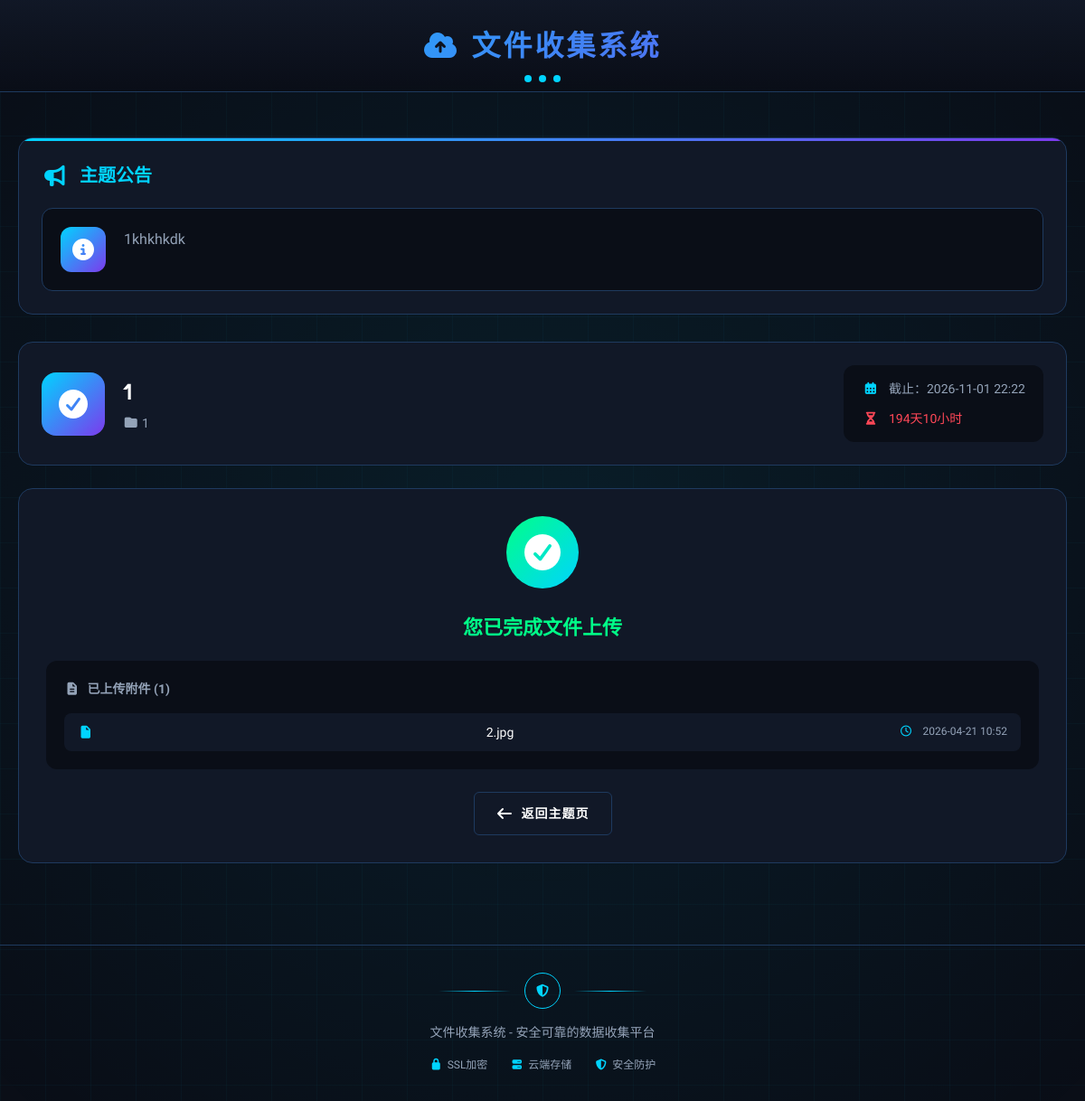
Page /upload/1 on the earlier database version.
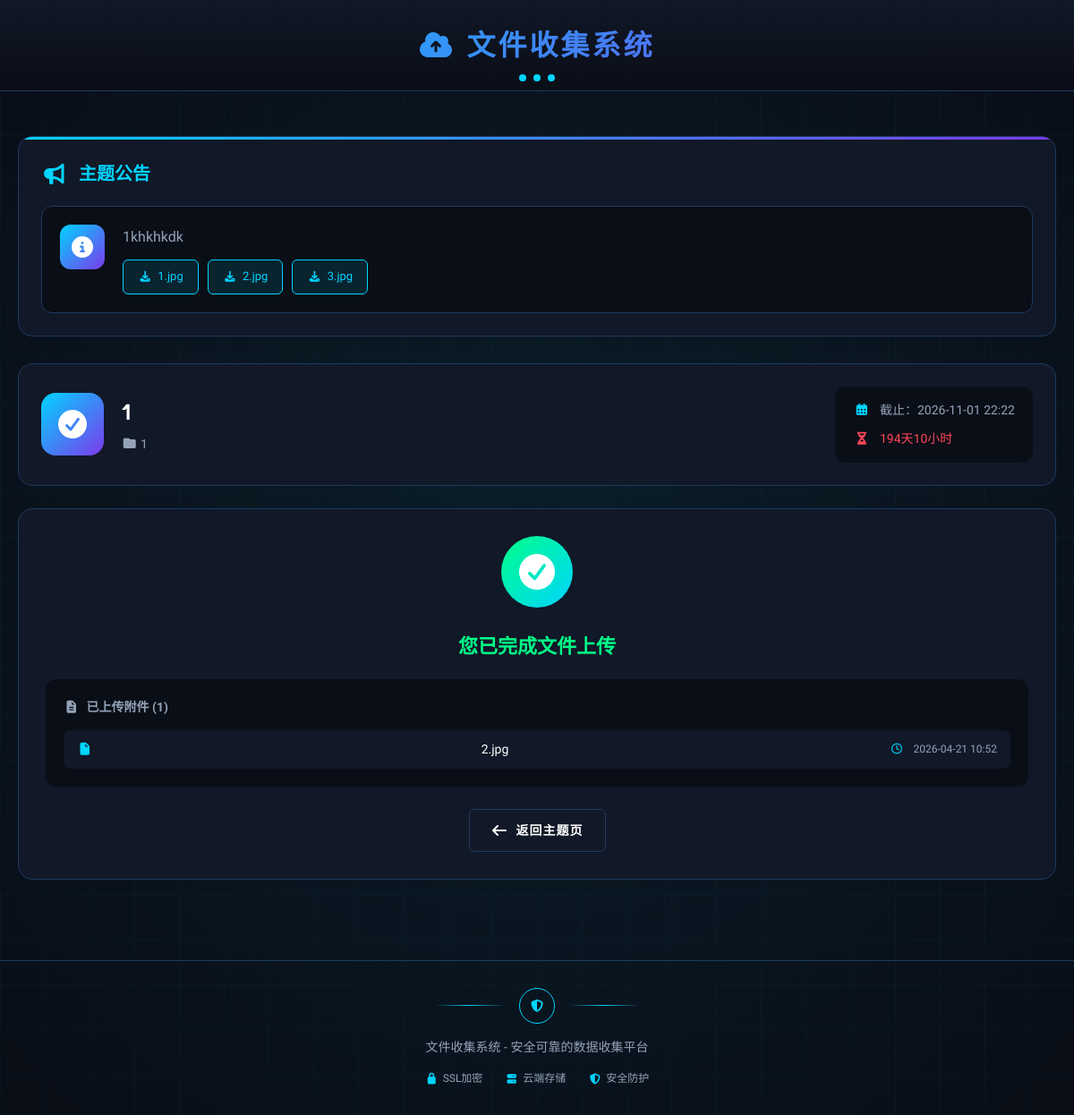
Same page on the later database version.
### models.py (models this page shows)
class Attachment(db.Model):
    id = db.Column(db.Integer, primary_key=True)
    filename = db.Column(db.String(500), nullable=False)
    original_name = db.Column(db.String(200), nullable=False)
    collection_object_id = db.Column(db.Integer, db.ForeignKey('collection_object.id'), nullable=False)
    uploaded_at = db.Column(db.DateTime, default=datetime.utcnow)

class ThemeAttachment(db.Model):
    id = db.Column(db.Integer, primary_key=True)
    filename = db.Column(db.String(500), nullable=False)
    original_name = db.Column(db.String(200), nullable=False)
    theme_id = db.Column(db.Integer, db.ForeignKey('collection_theme.id'), nullable=False)
    uploaded_at = db.Column(db.DateTime, default=datetime.utcnow)

### routes.py (the view, shortened to what this page needs)
    @app.route('/upload/<int:object_id>', methods=['GET', 'POST'])
    def upload_page(object_id):
        collection_object = CollectionObject.query.get_or_404(object_id)
        theme = collection_object.theme
        attachments = Attachment.query.filter_by(collection_object_id=object_id).all()
        return render_template('upload.html', obj=collection_object, theme=theme, attachments=attachments)

### app/templates/upload.html (shortened to what this page needs)
{% extends "base.html" %}
{% block content %}
<div class="container">
    {% if theme.announcement %}
    <section class="announcement-section">
        <h2><i class="fas fa-bullhorn"></i> 主题公告</h2>
        <div class="announcements">
            <div class="announcement-item announcement-themed">
                <div class="announcement-icon">
                    <i class="fas fa-info-circle"></i>
                </div>
                <div class="announcement-content">
                    {% if theme.announcement %}
                    <p>{{ theme.announcement }}</p>
                    {% endif %}
                    {% if theme.attachments %}
                    <div class="attachment-list">
                        {% for att in theme.attachments %}
                        <a href="{{ url_for('download_theme_attachment', attachment_id=att.id) }}" class="btn-download">
                            <i class="fas fa-download"></i> {{ att.original_name }}
                        </a>
                        {% endfor %}
                    </div>
                    {% endif %}
                </div>
            </div>
        </div>
    </section>
    {% endif %}
    <div class="upload-page-header">
        <div class="upload-user-info">
            <div class="upload-avatar">
                <i class="fas {% if obj.is_completed %}fa-check-circle{% else %}fa-user{% endif %}"></i>
            </div>
            <div class="upload-user-detail">
                <h2>{{ obj.name }}</h2>
                <p><i class="fas fa-folder"></i> {{ theme.title }}</p>
            </div>
        </div>
        <div class="upload-meta">
            <div class="meta-item">
                <i class="fas fa-calendar-alt"></i>
                <span>截止：{{ theme.deadline.strftime('%Y-%m-%d %H:%M') }}</span>
            </div>
            <div class="meta-item time-warning">
                <i class="fas fa-hourglass-half"></i>
                <span>{{ theme.deadline|time_remaining }}</span>
            </div>
        </div>
    </div>
    {% if obj.is_completed %}
    <div class="upload-completed-card">
        <div class="completed-icon">
            <i class="fas fa-check-circle"></i>
        </div>
        <div class="completed-content">
            <h3>您已完成文件上传</h3>
            <div class="uploaded-files-mini">
                <h4><i class="fas fa-file-alt"></i> 已上传附件 ({{ attachments|length }})</h4>
                <ul>
                    {% for att in attachments %}
                    <li>
                        <i class="fas fa-file"></i> {{ att.original_name }}
                        <span class="upload-time"><i class="far fa-clock"></i> {{ att.uploaded_at.strftime('%Y-%m-%d %H:%M') }}</span>
                    </li>
                    {% endfor %}
                </ul>
            </div>
        </div>
        <div class="completed-actions">
            <a href="{{ url_for('theme_detail', theme_id=theme.id) }}" class="btn btn-secondary">
                <i class="fas fa-arrow-left"></i> 返回主题页
            </a>
        </div>
    </div>
    {% endif %}
</div>
{% endblock %}

Differences in the rows shown:
added ThemeAttachment: original_name "1.jpg"
added ThemeAttachment: original_name "2.jpg"
added ThemeAttachment: original_name "3.jpg"
